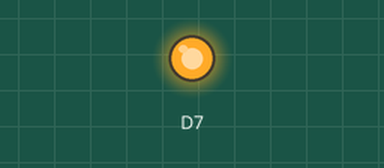
This sketch was run on a simulated ESP8266 (NodeMCU). Shown: output pins drawn as LEDs (lit = HIGH).

Above: at 0.3 s.
At 12.1 s:
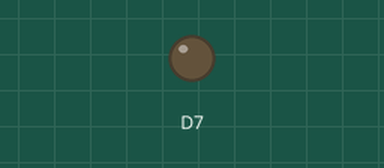
Timing chart, 0 to 16.8 s (numbered marks = the images above):
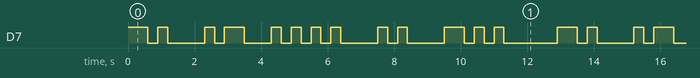

The sketch:

blinkname.ino
```cpp
void setup() {
    pinMode(D7, OUTPUT);
}

void loop() {
    // blink letter N
    digitalWrite(D7, HIGH);
    delay(600);
    digitalWrite(D7, LOW);
    delay(300);
    digitalWrite(D7, HIGH);
    delay(300);
    digitalWrite(D7, LOW);
    delay(300);

    delay(800);

    // blink letter A
    digitalWrite(D7, HIGH);
    delay(300);
    digitalWrite(D7, LOW);
    delay(300);
    digitalWrite(D7, HIGH);
    delay(600);
    digitalWrite(D7, LOW);

    delay(800);

    // blink letter H
    digitalWrite(D7, HIGH);
    delay(300);
    digitalWrite(D7, LOW);
    delay(300);
    digitalWrite(D7, HIGH);
    delay(300);
    digitalWrite(D7, LOW);
    delay(300);
    digitalWrite(D7, HIGH);
    delay(300);
    digitalWrite(D7, LOW);
    delay(300);
    digitalWrite(D7, HIGH);
    delay(300);
    digitalWrite(D7, LOW);
    delay(300);

    delay(800);

    // blink letter I
    digitalWrite(D7, HIGH);
    delay(300);
    digitalWrite(D7, LOW);
    delay(300);
    digitalWrite(D7, HIGH);
    delay(300);
    digitalWrite(D7, LOW);
    delay(300);

    delay(800);

    // blink letter D
    digitalWrite(D7, HIGH);
    delay(600);
    digitalWrite(D7, LOW);
    delay(300);
    digitalWrite(D7, HIGH);
    delay(300);
    digitalWrite(D7, LOW);
    delay(300);
    digitalWrite(D7, HIGH);
    delay(300);
    digitalWrite(D7, LOW);
    delay(300);

    delay(1300);

}
```

Measured:
- by itself, D7: moves between LOW and HIGH, repeating every 12.9 s
- by itself, everything shown: repeats every 12.9 s, in 26 steps
